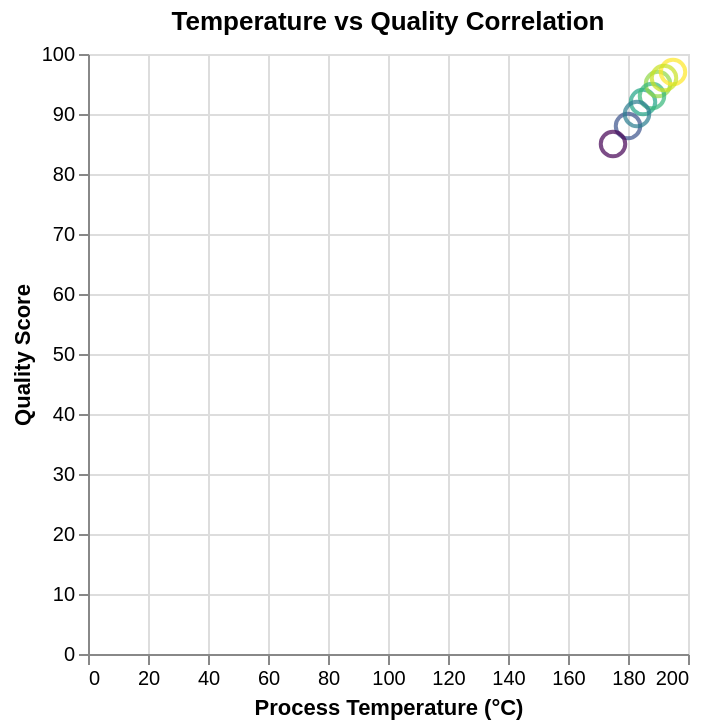

This figure's Vega-Lite source:
### Vega-Lite specification from a JSON file in a GitHub repository (floating-point values rounded to 4 significant figures)
{"$schema": "https://vega.github.io/schema/vega-lite/v5.json", "description": "Quality metrics correlation", "data": {"values": [{"temperature": 185, "quality": 92, "batch": "Batch 1"}, {"temperature": 190, "quality": 95, "batch": "Batch 2"}, {"temperature": 180, "quality": 88, "batch": "Batch 3"}, {"temperature": 195, "quality": 97, "batch": "Batch 4"}, {"temperature": 175, "quality": 85, "batch": "Batch 5"}, {"temperature": 188, "quality": 93, "batch": "Batch 6"}, {"temperature": 192, "quality": 96, "batch": "Batch 7"}, {"temperature": 183, "quality": 90, "batch": "Batch 8"}]}, "mark": {"type": "point", "size": 150}, "encoding": {"x": {"field": "temperature", "type": "quantitative", "axis": {"title": "Process Temperature (°C)"}}, "y": {"field": "quality", "type": "quantitative", "axis": {"title": "Quality Score"}}, "color": {"field": "quality", "type": "quantitative", "scale": {"scheme": "viridis"}, "legend": null}, "tooltip": [{"field": "batch", "type": "nominal"}, {"field": "temperature", "type": "quantitative", "title": "Temp (°C)"}, {"field": "quality", "type": "quantitative", "title": "Quality"}]}, "title": "Temperature vs Quality Correlation"}
